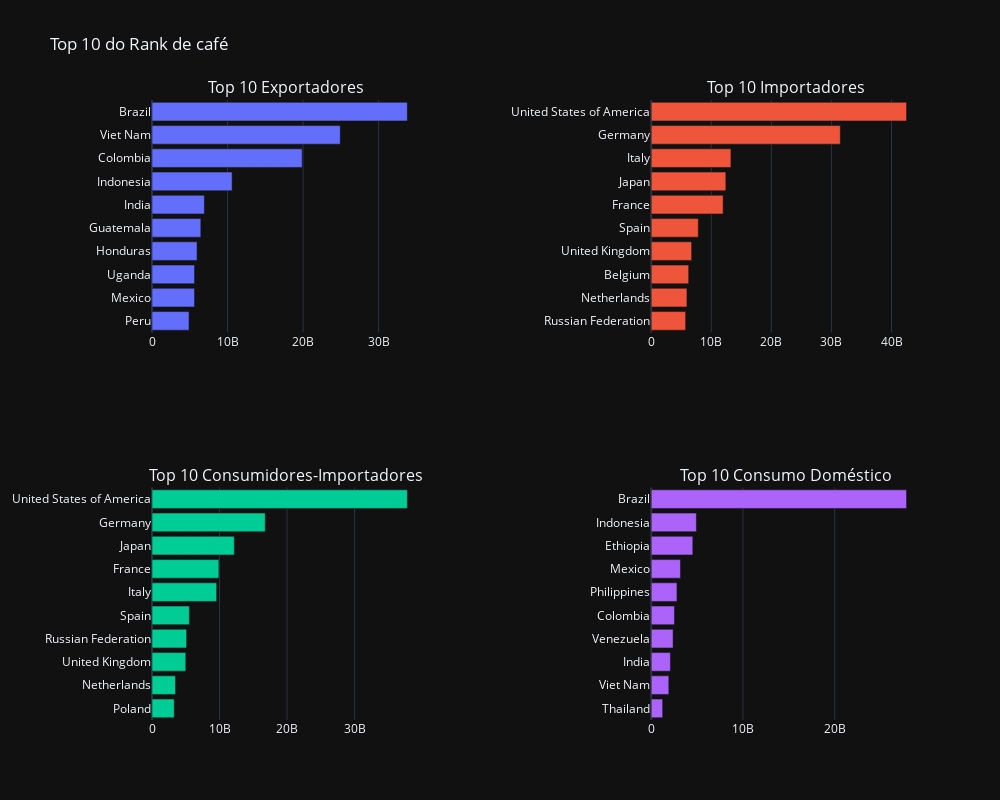

Write notebook code for a chart like this one.
### Code cell
# Visualização Gráfica

fig = make_subplots(rows = 2, cols = 2,subplot_titles= ["Top 10 Exportadores","Top 10 Importadores","Top 10 Consumidores-Importadores", "Top 10 Consumo Doméstico"], horizontal_spacing= 0.3)

def plot_grafico(fig, row, col, df,coluna,title):
    fig.add_trace(go.Bar(y = df["Country"], x = df[coluna], orientation= "h", name = title), row = row, col = col)
    
plot_grafico(fig,1,1, coffee_export_sorted,"export","Total Exportadores")
plot_grafico(fig,1,2, coffee_import_sorted,"import","Total Importadores")
plot_grafico(fig,2,1, coffee_importers_cons_sorted,"imp_consumption","Total Consumidores - Importadores")
plot_grafico(fig,2,2, coffee_dom_cons_sorted,"consumption","Total Consumidores")
fig.update_layout(title_text = "Top 10 do Rank de café",showlegend = False, width = 1000,height = 800, template='plotly_dark')
fig.update_yaxes(autorange="reversed")
fig.show()

### Figure 1 — Plotly figure (JSON) as saved in the notebook; plotly's stock layout.template omitted (floating-point values rounded to 4 significant figures)
{"data": [{"name": "Total Exportadores", "orientation": "h", "type": "bar", "x": [33807709056, 24924480000, 19878480000, 10607940000, 6933960000, 6464340000, 5964840000, 5632200000, 5628000000, 4903920000], "xaxis": "x", "y": ["Brazil", "Viet Nam", "Colombia", "Indonesia", "India", "Guatemala", "Honduras", "Uganda", "Mexico", "Peru"], "yaxis": "y"}, {"name": "Total Importadores", "orientation": "h", "type": "bar", "x": [42507660000, 31481400000, 13272120000, 12422760000, 11972520000, 7840620000, 6731460000, 6240540000, 5951400000, 5731080000], "xaxis": "x2", "y": ["United States of America", "   Germany", "   Italy", "Japan", "   France", "   Spain", "United Kingdom", "   Belgium", "   Netherlands", "Russian Federation"], "yaxis": "y2"}, {"name": "Total Consumidores - Importadores", "orientation": "h", "type": "bar", "x": [37816800000, 16767720000, 12187140000, 9904860000, 9578940000, 5530260000, 5121240000, 5002620000, 3477180000, 3289740000], "xaxis": "x3", "y": ["United States of America", "   Germany", "Japan", "   France", "   Italy", "   Spain", "Russian Federation", "United Kingdom", "   Netherlands", "   Poland"], "yaxis": "y3"}, {"name": "Total Consumidores", "orientation": "h", "type": "bar", "x": [27824700000, 4920480000, 4536540000, 3189660000, 2807280000, 2536776384, 2386067999, 2093460000, 1920928320, 1248600000], "xaxis": "x4", "y": ["Brazil", "Indonesia", "Ethiopia", "Mexico", "Philippines", "Colombia", "Venezuela", "India", "Viet Nam", "Thailand"], "yaxis": "y4"}], "layout": {"annotations": [{"font": {"size": 16}, "showarrow": false, "text": "Top 10 Exportadores", "x": 0.175, "xanchor": "center", "xref": "paper", "y": 1, "yanchor": "bottom", "yref": "paper"}, {"font": {"size": 16}, "showarrow": false, "text": "Top 10 Importadores", "x": 0.825, "xanchor": "center", "xref": "paper", "y": 1, "yanchor": "bottom", "yref": "paper"}, {"font": {"size": 16}, "showarrow": false, "text": "Top 10 Consumidores-Importadores", "x": 0.175, "xanchor": "center", "xref": "paper", "y": 0.375, "yanchor": "bottom", "yref": "paper"}, {"font": {"size": 16}, "showarrow": false, "text": "Top 10 Consumo Doméstico", "x": 0.825, "xanchor": "center", "xref": "paper", "y": 0.375, "yanchor": "bottom", "yref": "paper"}], "height": 800, "showlegend": false, "title": {"text": "Top 10 do Rank de café"}, "width": 1000, "xaxis": {"anchor": "y", "domain": [0, 0.35]}, "xaxis2": {"anchor": "y2", "domain": [0.65, 1.0]}, "xaxis3": {"anchor": "y3", "domain": [0, 0.35]}, "xaxis4": {"anchor": "y4", "domain": [0.65, 1.0]}, "yaxis": {"anchor": "x", "autorange": "reversed", "domain": [0.625, 1]}, "yaxis2": {"anchor": "x2", "autorange": "reversed", "domain": [0.625, 1]}, "yaxis3": {"anchor": "x3", "autorange": "reversed", "domain": [0, 0.375]}, "yaxis4": {"anchor": "x4", "autorange": "reversed", "domain": [0, 0.375]}}}
